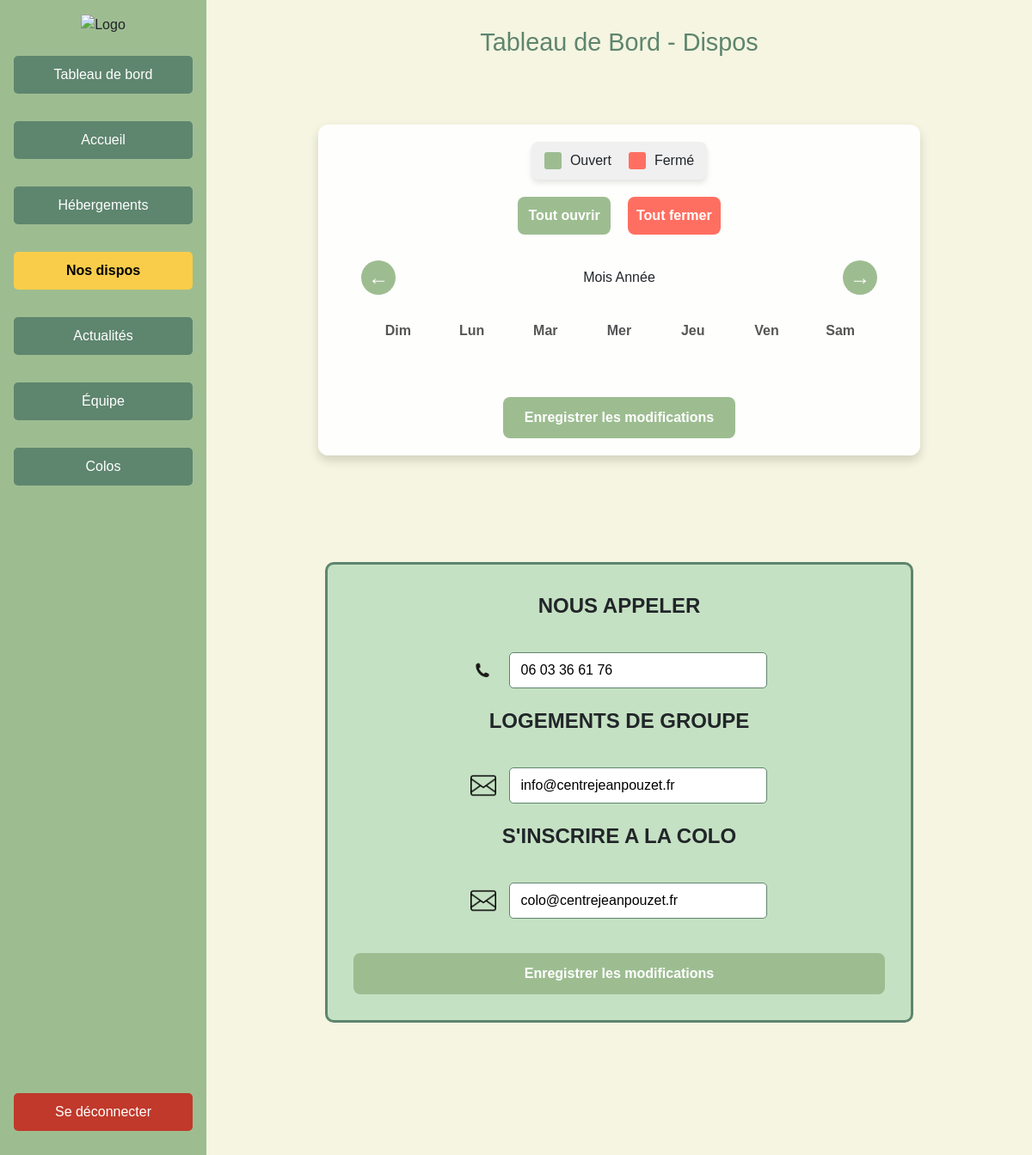
Page /Front/Admin/TableauDeBordAgenda.php (signed in) on the committed database.
### tables this page shows
CREATE TABLE infos_contact (
    id INT AUTO_INCREMENT PRIMARY KEY,
    label VARCHAR (100),
    mail VARCHAR(100),
    tel VARCHAR(100)
);

### Front/Admin/TableauDeBordAgenda.php (the view, shortened to what this page needs)
<?php
try {
    $pdo = new PDO("mysql:host=localhost;dbname=admin_panel", "root", "");
    $pdo->setAttribute(PDO::ATTR_ERRMODE, PDO::ERRMODE_EXCEPTION);
    $stmt = $pdo->query("SELECT * FROM infos_contact");
    $contacts = $stmt->fetchAll(PDO::FETCH_ASSOC);
} catch (PDOException $e) {
    die("Erreur : " . $e->getMessage());
}
?>
<!DOCTYPE html>
<html lang="fr">
<head>
    <link href="https://cdn.jsdelivr.net/npm/bootstrap@5.3.2/dist/css/bootstrap.min.css" rel="stylesheet">
    <link href="https://cdn.jsdelivr.net/npm/bootstrap-icons@1.10.5/font/bootstrap-icons.css" rel="stylesheet">
    <link rel="stylesheet" href="../../CSS/Admin/TableauDeBordCommun.css">
    <link rel="stylesheet" href="../../CSS/Admin/TableauDeBordAgenda.css">
</head>
<body>
<div class="dashboard-container">
    <?php include '../Includes/AsideBar.php'; ?>
    <main class="content">
        <div class="scroll">
            <header class="header">
                <h1 class="text-center">Tableau de Bord - Dispos</h1>
            </header>
            <section class="">
                <div class="container">
                    <div class="legend">
                        <div class="legend-item">
                            <div class="legend-case legend-open"></div>
                            <span>Ouvert</span>
                        </div>
                        <div class="legend-item">
                            <div class="legend-case legend-closed"></div>
                            <span>Fermé</span>
                        </div>
                    </div>
                    <div class="toggle-buttons">
                        <button id="openAllBtn" style="flex:1; padding: 10px; border-radius: 8px; border:none; background-color:#9DBD91; color:white; font-weight:bold; cursor:pointer;">Tout ouvrir</button>
                        <button id="closeAllBtn" style="flex:1; padding: 10px; border-radius: 8px; border:none; background-color:#FF6F61; color:white; font-weight:bold; cursor:pointer;">Tout fermer</button>
                    </div>
                    <div class="calendar">
                        <div class="calendar-header">
                            <button id="prev-month" class="month-nav">←</button>
                            <div class="month-display">
                                <span id="month-picker">Mois</span>
                                <span id="year">Année</span>
                            </div>
                            <button id="next-month" class="month-nav">→</button>
                        </div>
                        <div class="calendar-body">
                            <div class="calendar-week-days">
                                <div>Dim</div>
                                <div>Lun</div>
                                <div>Mar</div>
                                <div>Mer</div>
                                <div>Jeu</div>
                                <div>Ven</div>
                                <div>Sam</div>
                            </div>
                        </div>
                    </div>
                    <button id="saveBtn">Enregistrer les modifications</button>
                </div>
            </section>
            <section class="SectionContact">
                <form method="POST" action="" class="ContainerContact">
                    <?php foreach ($contacts as $contact): ?>
                        <div>
                            <b><p class="titres"><?= htmlspecialchars($contact['label']) ?></p></b>
                        </div>
                        <div class="ElementContact">
                            <?php if ($contact['tel']): ?>
                                <img src="../../Images/Logo/telephone.png" alt="Téléphone" width="4.5%">
                                <input type="tel"
                                       maxlength="17"
                                       id="telInput"
                                       name="contacts[<?= htmlspecialchars($contact['label']) ?>][tel]"
                                       value="<?= htmlspecialchars($contact['tel']) ?>"
                                       class="contact-input">
                            <?php endif; ?>
                            <?php if ($contact['mail']): ?>
                                <img src="../../Images/Logo/enveloppe.png" alt="Email" width="3%">
                                <input type="email"
                                       name="contacts[<?= htmlspecialchars($contact['label']) ?>][mail]"
                                       value="<?= htmlspecialchars($contact['mail']) ?>"
                                       class="contact-input">
                            <?php endif; ?>
                        </div>
                    <?php endforeach; ?>
                    <button type="submit" name="update_contact" class="saveBtnContact">
                        Enregistrer les modifications
                    </button>
                </form>
            </section>
        </div>
    </main>
</div>
</body>
</html>

### CSS/Admin/TableauDeBordCommun.css (style rules this page uses)
* { margin: 0; padding: 0; box-sizing: border-box; }
body { font-family: Arial, sans-serif; background-color: #F5F5E1; overflow-x: hidden; }
main { background-color: #F5F5E1; }
.scroll { height: 90vh; background-color: #F5F5E1; overflow-y: scroll; display: grid; }
.dashboard-container { display: flex; flex-direction: row; min-height: 100vh; }
.content { flex: 1; padding: 2rem; overflow-y: auto; }
.header { margin-bottom: 20px; }
.header h1 { font-size: 1.8rem; color: #5E856E; }

### CSS/Admin/TableauDeBordAgenda.css (style rules this page uses)
* { margin: 0; padding: 0; box-sizing: border-box; }
body { display: flex; flex-direction: column; font-family: Arial, sans-serif; background: #f9f9f9; }
main { min-height: 75vh; }
.month-nav { background-color: #9DBD91; border: none; color: white; font-size: 1.5rem; border-radius: 50%; width: 40px; height: 40px; display: flex; justify-content: center; align-items: center; cursor: pointer; transition: background-color 0.3s ease; }
.container { margin: 50px auto; display: grid; place-items: center; padding: 20px; max-width: 700px; background-color: rgba(255, 255, 255, 0.95); border-radius: 12px; box-shadow: 0 6px 12px rgba(0,0,0,0.15); }
.legend { display: flex; gap: 20px; margin-bottom: 20px; padding: 10px 15px; border-radius: 8px; background-color: #f0f0f0; box-shadow: 0 4px 6px rgba(0, 0, 0, 0.1); width: fit-content; }
.legend-item { display: flex; align-items: center; gap: 10px; }
.legend-case { width: 20px; height: 20px; border-radius: 3px; }
.legend-open { background-color: #9DBD91; }
.legend-closed { background-color: #FF6F61; }
.calendar { width: 100%; border-radius: 10px; padding: 30px; }
.calendar-header { display: flex; justify-content: space-between; align-items: center; width: 100%; margin-bottom: 30px; }
.calendar-week-days { display: grid; grid-template-columns: repeat(7, 1fr); text-align: center; font-weight: bold; color: #555; margin-bottom: 15px; }
#saveBtn { margin-top: 20px; display: block; margin-left: auto; margin-right: auto; padding: 12px 25px; font-size: 16px; cursor: pointer; background-color: #9DBD91; border: none; border-radius: 8px; color: white; font-weight: bold; transition: background-color 0.3s ease; }
.SectionContact { display: grid; place-items: center; padding: 20px; }
.ContainerContact { display: grid; gap: 20px; width: 80%; max-width: 700px; background-color: #c5e1c3; border-radius: 10px; border: solid #5E856E; padding: 30px; margin: 4vh; }
.contact-input { padding: 8px 12px; border: 1px solid #5E856E; border-radius: 5px; font-size: 1rem; background-color: white; width: 100%; max-width: 300px; }
.saveBtnContact { margin-top: 20px; padding: 12px 25px; font-size: 16px; cursor: pointer; background-color: #9DBD91; border: none; border-radius: 8px; color: white; font-weight: bold; transition: background-color 0.3s ease; }
.ElementContact { display: flex; align-items: center; justify-content: center; gap: 15px; flex-wrap: wrap; width: 100%; max-width: 500px; margin : 0 auto; text-align: center; }
.ElementContact img { height: auto; width: 30px; }
.titres { font-size: 1.5rem; font-weight: bold; text-align: center; }
.toggle-buttons { display:grid; gap: 20px; grid-template-columns: 1fr 1fr; }
.toggle-buttons button { transition: 0.3s ease; }

### rows in the picture
infos_contact: label "NOUS APPELER", tel "06 03 36 61 76"
infos_contact: label "LOGEMENTS DE GROUPE", mail "info@centrejeanpouzet.fr"
infos_contact: label "S'INSCRIRE A LA COLO", mail "colo@centrejeanpouzet.fr"
